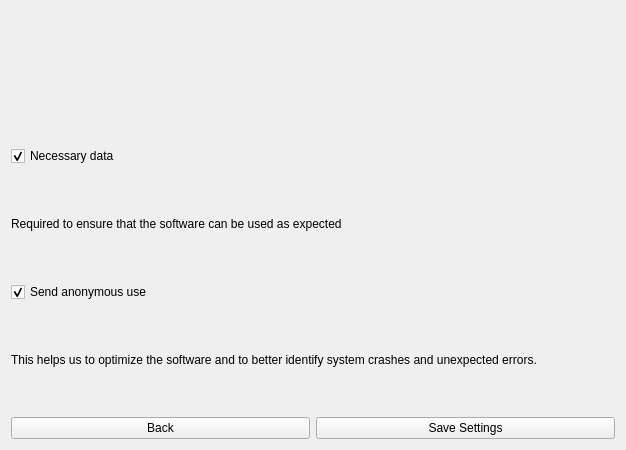
<?xml version="1.0" encoding="UTF-8"?>
<ui version="4.0">
    <class>OCC::DataProtectionSettingsPage</class>
    <widget class="QWidget" name="OCC::DataProtectionSettingsPage">
        <property name="geometry">
            <rect>
                <x>0</x>
                <y>0</y>
                <width>626</width>
                <height>450</height>
            </rect>
        </property>
        <property name="sizePolicy">
            <sizepolicy hsizetype="Preferred" vsizetype="Preferred">
                <horstretch>0</horstretch>
                <verstretch>0</verstretch>
            </sizepolicy>
        </property>
        <property name="windowTitle">
            <string>Form</string>
        </property>
        <layout class="QVBoxLayout" name="mainVBox">
            <item>
                <widget class="QLabel" name="descriptionLabel">
                    <property name="wordWrap">
                        <bool>true</bool>
                    </property>
                </widget>
            </item>
            <item>        
                <layout class="QVBoxLayout" name="necessaryDataLayout">
                    <item>                
                        <widget class="QCheckBox" name="necessaryDataCheckBox">
                            <property name="text">
                                <string>Necessary data</string>
                            </property>
                            <property name="checked">
                                <bool>true</bool>
                            </property>
                        </widget>
                    </item>
                    <item>
                        <widget class="QLabel" name="necessaryDataLabel">
                            <property name="text">
                                <string>Required to ensure that the software can be used as expected</string>
                            </property>
                            <property name="wordWrap">
                                <bool>true</bool>
                            </property>
                        </widget>
                    </item>
                </layout>
            </item>
            <item>        
                <layout class="QVBoxLayout" name="anonymousDataLayout">
                    <item>                
                        <widget class="QCheckBox" name="anonymousDataCheckBox">
                            <property name="text">
                                <string>Send anonymous use</string>
                            </property>
                            <property name="checked">
                                <bool>true</bool>
                            </property>
                        </widget>
                    </item>
                    <item>
                        <widget class="QLabel" name="anonymousDataLabel">
                            <property name="text">
                                <string>This helps us to optimize the software and to better identify system crashes and unexpected errors.</string>
                            </property>
                            <property name="wordWrap">
                                <bool>true</bool>
                            </property>
                        </widget>
                    </item>
                </layout>
            </item>
            <item>
                <layout class="QHBoxLayout" name="buttonLayout">
                    <item>
                        <widget class="QPushButton" name="backButton">
                            <property name="text">
                                <string>Back</string>
                            </property>
                        </widget>
                    </item>
                    <item>
                        <widget class="QPushButton" name="saveButton">
                            <property name="text">
                                <string>Save Settings</string>
                            </property>
                        </widget>
                    </item>
                </layout>
            </item>
        </layout>
    </widget>
    <customwidgets>
        <customwidget>
            <class>OCC::SlideShow</class>
            <extends>QWidget</extends>
            <header>wizard/slideshow.h</header>
        </customwidget>
        <customwidget>
            <class>OCC::LinkLabel</class>
            <extends>QWidget</extends>
            <header>wizard/linklabel.h</header>
            <container>1</container>
        </customwidget>
    </customwidgets>
    <resources/>
    <connections/>
</ui>
